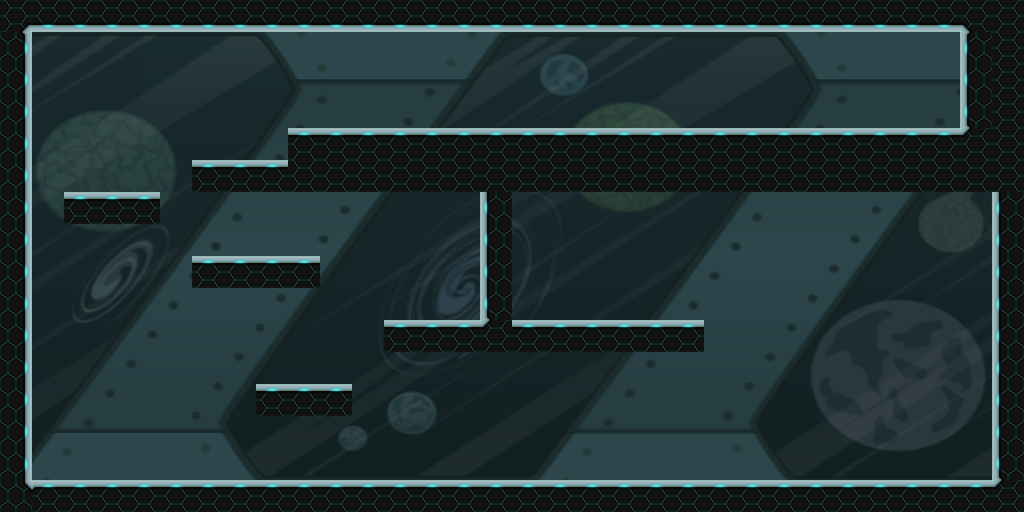

Tiled map render using the project's own tile images. Description and the map definition, with tile-layer contents summarised, below:
An orthogonal 32x16 tile map with 32x32 px tiles, 2 tile layers (fondo, terrain), 3 tilesets and 110 objects.

<map version="1.2" tiledversion="1.2.3" orientation="orthogonal" renderorder="right-down" width="32" height="16" tilewidth="32" tileheight="32" infinite="0" nextlayerid="8" nextobjectid="184">
 <tileset firstgid="1" source="fondo.tsx" />
 <tileset firstgid="3" source="terreno.tsx" />
 <tileset firstgid="35" source="objects.tsx" />
 <layer id="1" name="fondo" width="32" height="16">
  <data>[512 cells, 4 non-empty, 2 distinct tile ids]</data>
 </layer>
 <layer id="2" name="terrain" width="32" height="16">
  <data>[512 cells, 166 non-empty, 6 distinct tile ids]</data>
 </layer>
 <objectgroup id="6" name="monedas">
  <object id="137" gid="66" x="256" y="384" width="32" height="32">
   <properties>
    <property name="moneda" value="" />
   </properties>
  </object>
  <object id="138" gid="66" x="288" y="352" width="32" height="32">
   <properties>
    <property name="moneda" value="" />
   </properties>
  </object>
  <object id="139" gid="66" x="320" y="384" width="32" height="32">
   <properties>
    <property name="moneda" value="" />
   </properties>
  </object>
  <object id="140" gid="66" x="448" y="320" width="32" height="32">
   <properties>
    <property name="moneda" value="" />
   </properties>
  </object>
  <object id="141" gid="66" x="352" y="288" width="32" height="32">
   <properties>
    <property name="moneda" value="" />
   </properties>
  </object>
  <object id="142" gid="66" x="192" y="256" width="32" height="32">
   <properties>
    <property name="moneda" value="" />
   </properties>
  </object>
  <object id="143" gid="66" x="64" y="192" width="32" height="32">
   <properties>
    <property name="moneda" value="" />
   </properties>
  </object>
  <object id="144" gid="66" x="64" y="160" width="32" height="32">
   <properties>
    <property name="moneda" value="" />
   </properties>
  </object>
  <object id="145" gid="66" x="256" y="160" width="32" height="32">
   <properties>
    <property name="moneda" value="" />
   </properties>
  </object>
  <object id="146" gid="66" x="512" y="256" width="32" height="32">
   <properties>
    <property name="moneda" value="" />
   </properties>
  </object>
  <object id="147" gid="66" x="544" y="256" width="32" height="32">
   <properties>
    <property name="moneda" value="" />
   </properties>
  </object>
  <object id="148" gid="66" x="576" y="256" width="32" height="32">
   <properties>
    <property name="moneda" value="" />
   </properties>
  </object>
  <object id="149" gid="66" x="576" y="288" width="32" height="32">
   <properties>
    <property name="moneda" value="" />
   </properties>
  </object>
  <object id="150" gid="66" x="544" y="288" width="32" height="32">
   <properties>
    <property name="moneda" value="" />
   </properties>
  </object>
  <object id="151" gid="66" x="512" y="288" width="32" height="32">
   <properties>
    <property name="moneda" value="" />
   </properties>
  </object>
  <object id="152" gid="66" x="512" y="320" width="32" height="32">
   <properties>
    <property name="moneda" value="" />
   </properties>
  </object>
  <object id="153" gid="66" x="544" y="320" width="32" height="32">
   <properties>
    <property name="moneda" value="" />
   </properties>
  </object>
  <object id="154" gid="66" x="576" y="320" width="32" height="32">
   <properties>
    <property name="moneda" value="" />
   </properties>
  </object>
  <object id="155" gid="66" x="352" y="128" width="32" height="32">
   <properties>
    <property name="moneda" value="" />
   </properties>
  </object>
  <object id="156" gid="66" x="352" y="96" width="32" height="32">
   <properties>
    <property name="moneda" value="" />
   </properties>
  </object>
  <object id="157" gid="66" x="416" y="128" width="32" height="32">
   <properties>
    <property name="moneda" value="" />
   </properties>
  </object>
  <object id="158" gid="66" x="736" y="128" width="32" height="32">
   <properties>
    <property name="moneda" value="" />
   </properties>
  </object>
  <object id="159" gid="66" x="672" y="128" width="32" height="32">
   <properties>
    <property name="moneda" value="" />
   </properties>
  </object>
  <object id="160" gid="66" x="768" y="128" width="32" height="32">
   <properties>
    <property name="moneda" value="" />
   </properties>
  </object>
  <object id="161" gid="66" x="704" y="128" width="32" height="32">
   <properties>
    <property name="moneda" value="" />
   </properties>
  </object>
  <object id="162" gid="66" x="800" y="128" width="32" height="32">
   <properties>
    <property name="moneda" value="" />
   </properties>
  </object>
  <object id="163" gid="66" x="800" y="320" width="32" height="32">
   <properties>
    <property name="moneda" value="" />
   </properties>
  </object>
  <object id="164" gid="66" x="800" y="288" width="32" height="32">
   <properties>
    <property name="moneda" value="" />
   </properties>
  </object>
  <object id="165" gid="66" x="832" y="288" width="32" height="32">
   <properties>
    <property name="moneda" value="" />
   </properties>
  </object>
  <object id="166" gid="66" x="832" y="320" width="32" height="32">
   <properties>
    <property name="moneda" value="" />
   </properties>
  </object>
  <object id="167" gid="66" x="896" y="320" width="32" height="32">
   <properties>
    <property name="moneda" value="" />
   </properties>
  </object>
  <object id="168" gid="66" x="928" y="320" width="32" height="32">
   <properties>
    <property name="moneda" value="" />
   </properties>
  </object>
  <object id="169" gid="66" x="928" y="288" width="32" height="32">
   <properties>
    <property name="moneda" value="" />
   </properties>
  </object>
  <object id="171" gid="66" x="896" y="288" width="32" height="32">
   <properties>
    <property name="moneda" value="" />
   </properties>
  </object>
  <object id="173" gid="66" x="576" y="448" width="32" height="32">
   <properties>
    <property name="moneda" value="" />
   </properties>
  </object>
  <object id="174" gid="66" x="544" y="480" width="32" height="32">
   <properties>
    <property name="moneda" value="" />
   </properties>
  </object>
  <object id="175" gid="66" x="576" y="480" width="32" height="32">
   <properties>
    <property name="moneda" value="" />
   </properties>
  </object>
  <object id="176" gid="66" x="608" y="480" width="32" height="32">
   <properties>
    <property name="moneda" value="" />
   </properties>
  </object>
  <object id="177" gid="66" x="544" y="448" width="32" height="32">
   <properties>
    <property name="moneda" value="" />
   </properties>
  </object>
  <object id="178" gid="66" x="608" y="448" width="32" height="32">
   <properties>
    <property name="moneda" value="" />
   </properties>
  </object>
  <object id="180" gid="66" x="384" y="448" width="32" height="32">
   <properties>
    <property name="moneda" value="" />
   </properties>
  </object>
  <object id="181" gid="66" x="384" y="416" width="32" height="32">
   <properties>
    <property name="moneda" value="" />
   </properties>
  </object>
 </objectgroup>
 <objectgroup id="5" name="puertas">
  <object id="55" gid="44" x="96" y="480" width="32" height="32">
   <properties>
    <property name="door" value="" />
    <property name="start" value="" />
   </properties>
  </object>
  <object id="56" gid="44" x="896" y="480" width="32" height="32">
   <properties>
    <property name="door" value="" />
    <property name="end" value="" />
   </properties>
  </object>
  <object id="57" gid="41" x="896" y="128" width="32" height="32">
   <properties>
    <property name="boton" value="" />
   </properties>
  </object>
  </objectgroup>
 <objectgroup id="4" name="trampas">
  <!-- 56 objects omitted --></objectgroup>
 <objectgroup id="7" name="enemies" />
 <objectgroup id="3" name="suelo">
  <!-- 29 objects omitted --></objectgroup>
</map>
<!-- 65 of 110 objects omitted -->
